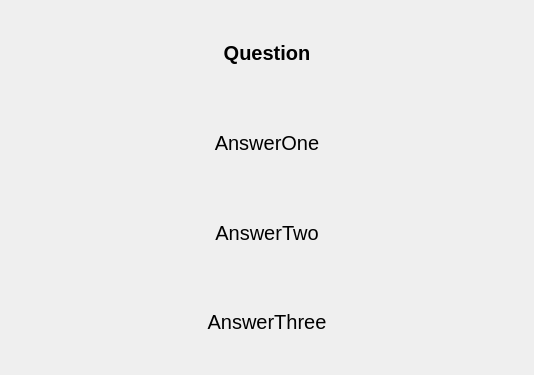
<?xml version="1.0" encoding="UTF-8"?>
<ui version="4.0">
 <class>OneOfThreeWidget</class>
 <widget class="QWidget" name="OneOfThreeWidget">
  <property name="geometry">
   <rect>
    <x>0</x>
    <y>0</y>
    <width>534</width>
    <height>375</height>
   </rect>
  </property>
  <property name="windowTitle">
   <string>Form</string>
  </property>
  <layout class="QGridLayout" name="gridLayout">
   <item row="2" column="0" colspan="2">
    <widget class="QLabel" name="l_second">
     <property name="font">
      <font>
       <pointsize>15</pointsize>
      </font>
     </property>
     <property name="text">
      <string>AnswerTwo</string>
     </property>
     <property name="alignment">
      <set>Qt::AlignCenter</set>
     </property>
     <property name="wordWrap">
      <bool>true</bool>
     </property>
    </widget>
   </item>
   <item row="0" column="0" colspan="2">
    <widget class="QLabel" name="l_question">
     <property name="font">
      <font>
       <pointsize>15</pointsize>
       <weight>75</weight>
       <bold>true</bold>
      </font>
     </property>
     <property name="text">
      <string>Question</string>
     </property>
     <property name="alignment">
      <set>Qt::AlignCenter</set>
     </property>
     <property name="wordWrap">
      <bool>true</bool>
     </property>
    </widget>
   </item>
   <item row="1" column="0" colspan="2">
    <widget class="QLabel" name="l_first">
     <property name="font">
      <font>
       <pointsize>15</pointsize>
      </font>
     </property>
     <property name="text">
      <string>AnswerOne</string>
     </property>
     <property name="alignment">
      <set>Qt::AlignCenter</set>
     </property>
     <property name="wordWrap">
      <bool>true</bool>
     </property>
    </widget>
   </item>
   <item row="3" column="0" colspan="2">
    <widget class="QLabel" name="l_third">
     <property name="font">
      <font>
       <pointsize>15</pointsize>
       <weight>50</weight>
       <bold>false</bold>
      </font>
     </property>
     <property name="text">
      <string>AnswerThree</string>
     </property>
     <property name="alignment">
      <set>Qt::AlignCenter</set>
     </property>
     <property name="wordWrap">
      <bool>true</bool>
     </property>
    </widget>
   </item>
  </layout>
 </widget>
 <resources/>
 <connections/>
</ui>
